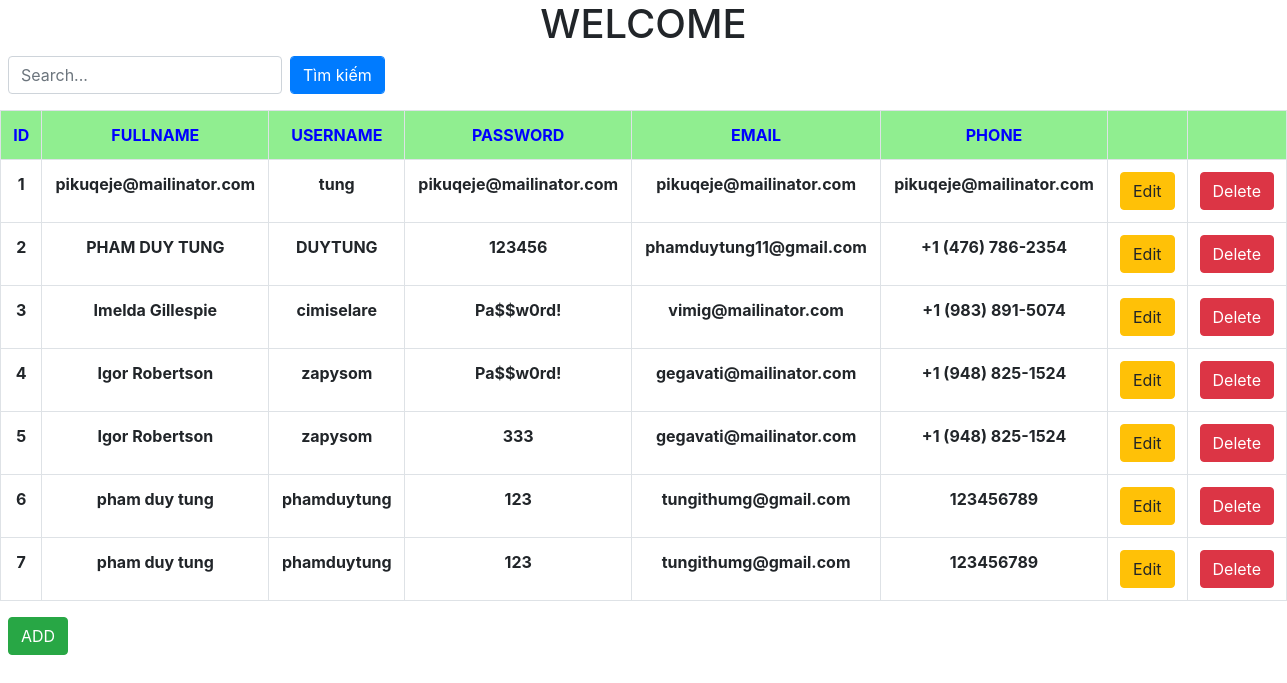
Screenshot of /welcome.php with the database file from the repository.
### tables this page shows
CREATE TABLE `student` (
  `id` int(10) NOT NULL,
  `fullname` varchar(100) NOT NULL,
  `password` varchar(100) NOT NULL,
  `phone_number` varchar(30) NOT NULL,
  `email` varchar(100) NOT NULL,
  `username` varchar(100) NOT NULL
);

### welcome.php (the view, shortened to what this page needs)
<!doctype html>
<html>
<head>
    <link rel="stylesheet" href="https://maxcdn.bootstrapcdn.com/bootstrap/4.5.2/css/bootstrap.min.css">
</head>
<body>
<h1 class="text-center">WELCOME</h1>
<form action="search.php" method="post"class="form-group form-inline">
    <input class="form-control mr-2 ml-2 " type="text" name ="search" placeholder="Search...">
    <input type="submit" class = "form-control btn btn-primary"value="Tìm kiếm">
</form>
<table class="table table-bordered table-hover ">
    <tr style="background-color: lightgreen; text-transform: uppercase; color:blue;" class="text-center">
        <th >id</th>
        <th>fullname</th>
        <th>username</th>
        <th>password</th>
        <th>email</th>
        <th>phone</th>
        <th style="width: 60px;"></th>
        <th style="width: 60px;"></th>
    </tr>
        <?php
            require_once ("connect.php");
            $sql = "select * from student";
            $query = mysqli_query($conn,$sql);
            $id = 1;
            if(mysqli_num_rows($query) > 0){
                while($row = mysqli_fetch_array($query)){
                    echo " <tr class = 'text-center'>
                                <th>".($id++)."</th>
                                <th>".$row['fullname']."</th>
                                <th>".$row['username']."</th>
                                <th>".$row['password']."</th>
                                <th>".$row['email']."</th>
                                <th>".$row['phone_number']."</th>
                                <th><a href='edit.php?id_edit=".$row['id']."' class='btn btn-warning'>Edit</a></th>
                                <th><a href='delete.php?id_delete=".$row['id']."' class='btn btn-danger'>Delete</a></th>
                            </tr>";
                }
            }
        ?>
</table>
<a href="index.php" class="btn btn-success ml-2">ADD</a>
</body>
</html>

### rows the page displays
student: fullname "pikuqeje@mailinator.com", username "tung", password "pikuqeje@mailinator.com", email "pikuqeje@mailinator.com", phone_number "pikuqeje@mailinator.com"
student: fullname "PHAM DUY TUNG", username "DUYTUNG", password "123456", email "phamduytung11@gmail.com", phone_number "+1 (476) 786-2354"
student: fullname "Imelda Gillespie", username "cimiselare", password "Pa$$w0rd!", email "vimig@mailinator.com", phone_number "+1 (983) 891-5074"
student: fullname "Igor Robertson", username "zapysom", password "Pa$$w0rd!", email "gegavati@mailinator.com", phone_number "+1 (948) 825-1524"
student: fullname "Igor Robertson", username "zapysom", password "333", email "gegavati@mailinator.com", phone_number "+1 (948) 825-1524"
student: fullname "pham duy tung", username "phamduytung", password "123", email "tungithumg@gmail.com", phone_number "123456789"
student: fullname "pham duy tung", username "phamduytung", password "123", email "tungithumg@gmail.com", phone_number "123456789"
